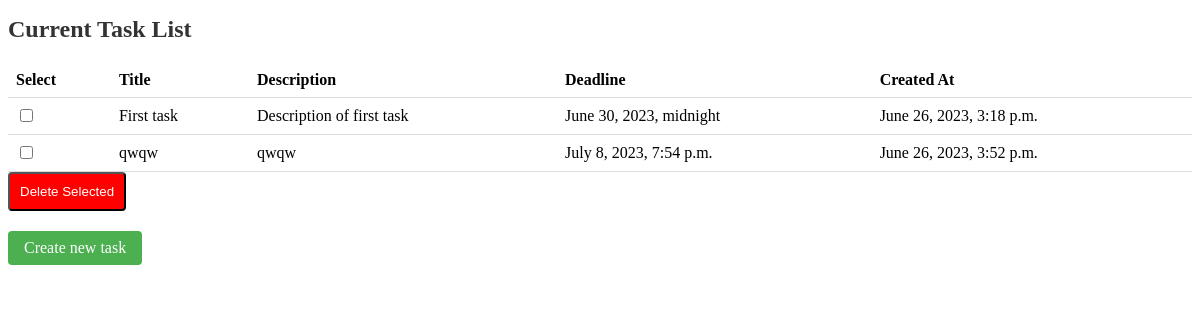
/all_tasks/, run on the app's committed database.
### tracker/models.py (models this page shows, shortened)
class Task(models.Model):
    title = models.CharField(max_length=200)
    description = models.TextField()
    deadline = models.DateTimeField(null=True, blank=True)
    created_at = models.DateTimeField(auto_now_add=True)
    completed = models.BooleanField(default=False)
    class Meta:
        app_label = 'tracker'

### tracker/views.py (the view)
# urls.py: path('all_tasks/', tasks_view, name='tasks'),
def tasks_view(request):
    tasks = Task.objects.all()
    return render(request, 'tracker/tasks.html', {'tasks': tasks})

### tracker/templates/tracker/tasks.html (shortened to what this page needs)
{% load static %}
<!DOCTYPE html>
<html>
<head>
    <link rel="stylesheet" type="text/css" href="{% static 'styles.css' %}">
</head>
<body>
    <h1>Current Task List</h1>
    <form method="POST" action="{% url 'tasktracker:delete_tasks' %}">
        <table>
            <tr>
                <th>Select</th>
                <th>Title</th>
                <th>Description</th>
                <th>Deadline</th>
                <th>Created At</th>
            </tr>
            {% for task in tasks %}
                <tr>
                    <td><input type="checkbox" name="selected_tasks" value="{{ task.id }}"></td>
                    <td>{{ task.title }}</td>
                    <td>{{ task.description }}</td>
                    <td>{{ task.deadline }}</td>
                    <td>{{ task.created_at }}</td>
                </tr>
            {% empty %}
                <tr>
                    <td colspan="5">No current tasks.</td>
                </tr>
            {% endfor %}
        </table>
        <button type="submit" class="button delete-button">Delete Selected</button>
    </form>
    <a href="{% url 'tasktracker:task-list' %}" class="button">Create new task</a>
</body>
</html>

### tracker/static/styles.css (style rules this page uses)
table { border-collapse: collapse; width: 100%; }
th, td { padding: 8px; text-align: left; border-bottom: 1px solid #ddd; }
h1 { color: #333; font-size: 24px; margin-bottom: 20px; }
button[type="submit"] { background-color: #4CAF50; color: #fff; border-radius: 4px; transition: background-color 0.3s ease; }
a.button { display: inline-block; padding: 8px 16px; background-color: #4CAF50; color: #fff; text-decoration: none; border-radius: 4px; transition: background-color 0.3s ease; }
button[type="submit"].delete-button { background-color: #FF0000; color: #fff; border-radius: 4px; padding: 10px; transition: background-color 0.3s ease; }
form { margin-bottom: 20px; }

### data on the page
Task: title "First task", description "Description of first task", deadline "June 30, 2023, midnight", created_at "June 26, 2023, 3:18 p.m."
Task: title "qwqw", description "qwqw", deadline "July 8, 2023, 7:54 p.m.", created_at "June 26, 2023, 3:52 p.m."
